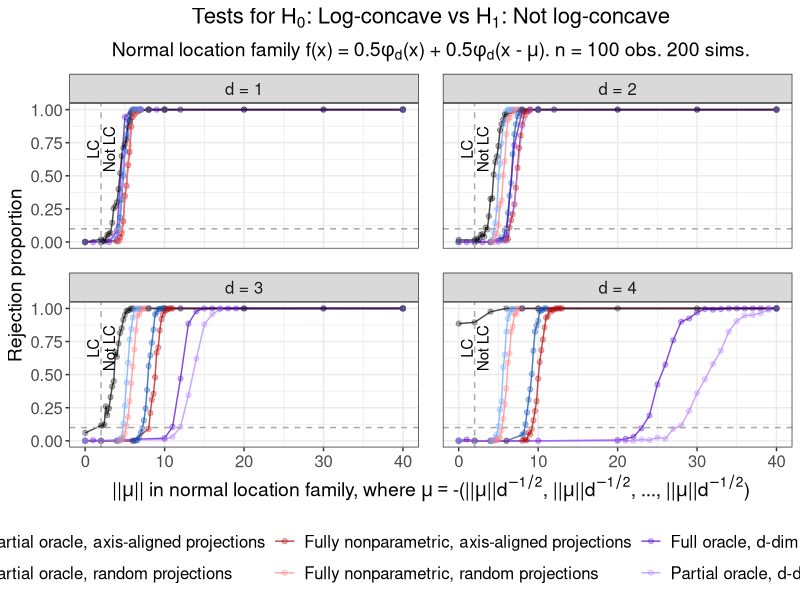
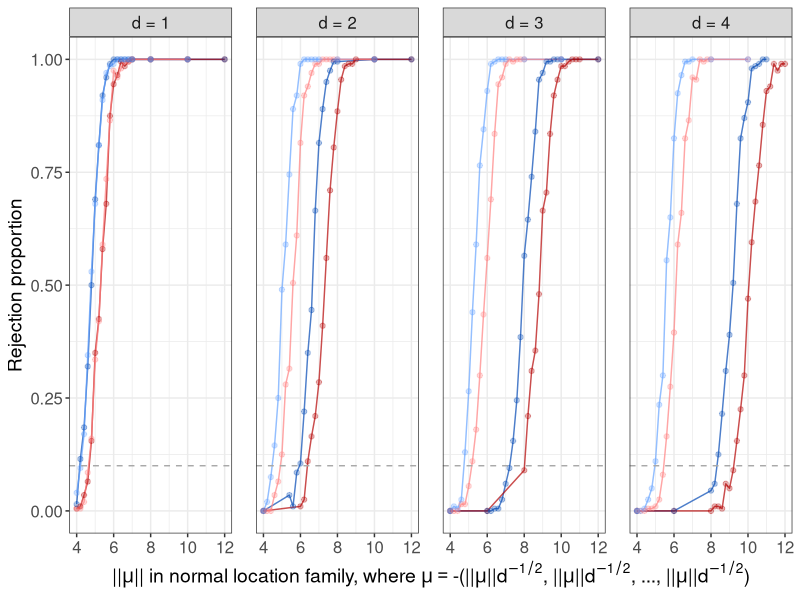

These figures' R source, in order:
# Create Figure 5 in main paper.
# Plot results for tests of
# H_0: log-concave versus H_1: not log-concave.
# Use normal mixture where mean of second component is 
# mu = -(||mu||*d^{-1/2}, ||mu||*d^{-1/2}, ..., ||mu||*d^{-1/2}).

suppressMessages(library(data.table))
suppressMessages(library(tidyverse))

# Create theme
paper_theme <- theme_bw() +
  theme(plot.title = element_text(hjust = 0.5, size = 16),
        plot.subtitle = element_text(hjust = 0.5, size = 14),
        legend.title = element_text(size = 14),
        axis.title = element_text(size = 14),
        legend.text = element_text(size = 12),
        axis.text = element_text(size = 12),
        strip.text = element_text(size = 12),
        panel.spacing = unit(1.2, "lines"))

# Read in data
perm_test <- fread("sim_data/fig05_perm_test.csv") %>% 
  mutate(Method = "Permutation test")

full_oracle_ddim <- fread("sim_data/fig05_full_oracle_ddim.csv") %>% 
  mutate(Method = "Full oracle, d-dim")

partial_oracle_ddim <- fread("sim_data/fig05_partial_oracle_ddim.csv") %>% 
  mutate(Method = "Partial oracle, d-dim")

partial_oracle_axis <- fread("sim_data/fig05_partial_oracle_axis.csv") %>% 
  mutate(Method = "Partial oracle, axis-aligned projections")

fully_NP_axis <- fread("sim_data/fig05_fully_NP_axis.csv") %>% 
  mutate(Method = "Fully nonparametric, axis-aligned projections")

partial_oracle_randproj <- fread("sim_data/fig05_partial_oracle_randproj.csv") %>% 
  mutate(Method = "Partial oracle, random projections")

fully_NP_randproj <- fread("sim_data/fig05_fully_NP_randproj.csv") %>% 
  mutate(Method = "Fully nonparametric, random projections")

# Combine results
results <- rbind(perm_test, full_oracle_ddim, partial_oracle_ddim, 
                 partial_oracle_axis, fully_NP_axis, partial_oracle_randproj, 
                 fully_NP_randproj,
                 fill = TRUE)

# Get rejection proportion at each combination
reject_df <- results %>% 
  group_by(n_obs, d, mu_norm, Method, equal_space_mu) %>% 
  dplyr::summarise(reject_prop = mean(reject),
                   sim_count = n())

# Check parameters
stopifnot(unique(perm_test$B) == 99,
          unique(full_oracle_ddim$B) == 100,
          unique(partial_oracle_ddim$B) == 100,
          unique(partial_oracle_axis$B) == 100,
          unique(fully_NP_axis$B) == 100,
          unique(partial_oracle_randproj$B) == 100,
          unique(fully_NP_randproj$B) == 100,
          unique(partial_oracle_randproj$n_proj == 100),
          unique(fully_NP_randproj$n_proj == 100),
          unique(results$n_obs == 100),
          unique(results$equal_space_mu) == 1,
          unique(reject_df$sim_count) == 200)

######################
##### Plot power #####
######################

# Plot rejection proportions at (||mu||*d^{-1/2}, ..., ||mu||*d^{-1/2})
reject_props_equal_spaced <- reject_df %>% 
  mutate(Method = factor(Method,
                         levels = c("Partial oracle, axis-aligned projections",
                                    "Partial oracle, random projections",
                                    "Fully nonparametric, axis-aligned projections",
                                    "Fully nonparametric, random projections",
                                    "Full oracle, d-dim",
                                    "Partial oracle, d-dim",
                                    "Permutation test"),
                         labels = c("Partial oracle, axis-aligned projections",
                                    "Partial oracle, random projections",
                                    "Fully nonparametric, axis-aligned projections",
                                    "Fully nonparametric, random projections",
                                    "Full oracle, d-dim",
                                    "Partial oracle, d-dim",
                                    "Permutation test")),
         d = factor(d, levels = 1:4, 
                    labels = c("d = 1", "d = 2", "d = 3", "d = 4"))) %>%
  ggplot(aes(x = mu_norm, y = reject_prop)) +
  geom_line(aes(col = Method), alpha = 0.7) +
  geom_point(aes(col = Method), alpha = 0.3) +
  geom_hline(yintercept = 0.10, lty = "dashed", col = "darkgrey") +
  geom_vline(xintercept = 2, lty = "dashed", col = "darkgrey") +
  annotate(geom = "text", x = 1, y = 0.7, label = "LC", angle = 90) +
  annotate(geom = "text", x = 3, y = 0.7, label = "Not LC", angle = 90) +
  facet_wrap(. ~ d) +
  labs(x = expression("||"*mu*"|| in normal location family, where"~
                        mu=="-(||"*mu*"||"*d**{-1/2}*", ||"*mu*"||"*d**{-1/2}*
                        ", ..., ||"*mu*"||"*d**{-1/2}*")"), 
       y = "Rejection proportion",
       col = "Method",
       shape = "Log-concave?",
       title = expression("Tests for H"[0]*
                            ": Log-concave vs H"[1]*": Not log-concave"),
       subtitle = expression("Normal location family f(x) = 0.5"*phi[d]*"(x)"~
                               "+ 0.5"*phi[d]*"(x -"~mu*"). n = 100 obs. 200 sims.")) +
  scale_shape_manual(values = c(16, 4)) +
  scale_color_manual(values = c("#0047b3", "#66a3ff", "#b30000", "#ff8080", 
                                "#5200cc", "#b380ff", "black")) +
  paper_theme +
  theme(legend.position = "bottom") +
  guides(colour = guide_legend(nrow = 2))

# Plot rejection proportions at (||mu||*d^{-1/2}, ..., ||mu||*d^{-1/2}) 
# for single dim approaches, zooming in further on ||mu|| \in [4, 12]
reject_props_equal_zoom_onerow <- reject_df %>% 
  filter(mu_norm >= 4, mu_norm <= 12,
         Method %in% c("Partial oracle, axis-aligned projections",
                       "Partial oracle, random projections",
                       "Fully nonparametric, axis-aligned projections",
                       "Fully nonparametric, random projections")) %>%
  mutate(Method = factor(Method,
                         levels = c("Partial oracle, axis-aligned projections",
                                    "Partial oracle, random projections",
                                    "Fully nonparametric, axis-aligned projections",
                                    "Fully nonparametric, random projections"),
                         labels = c("Partial oracle, axis-aligned projections",
                                    "Partial oracle, random projections",
                                    "Fully nonparametric, axis-aligned projections",
                                    "Fully nonparametric, random projections")),
         d = factor(d, levels = 1:4, 
                    labels = c("d = 1", "d = 2", "d = 3", "d = 4"))) %>%
  ggplot(aes(x = mu_norm, y = reject_prop)) +
  geom_line(aes(col = Method), alpha = 0.7) +
  geom_point(aes(col = Method), alpha = 0.3) +
  geom_hline(yintercept = 0.10, lty = "dashed", col = "darkgrey") +
  facet_grid(. ~ d) +
  labs(x = expression("||"*mu*"|| in normal location family, where"~
                        mu=="-(||"*mu*"||"*d**{-1/2}*", ||"*mu*"||"*d**{-1/2}*
                        ", ..., ||"*mu*"||"*d**{-1/2}*")"), 
       y = "Rejection proportion",
       col = "Method",
       shape = "Log-concave?",
       title = NULL,
       subtitle = NULL) +
  scale_shape_manual(values = c(16, 4)) +
  scale_color_manual(values = c("#0047b3", "#66a3ff", "#b30000", "#ff8080")) +
  paper_theme +
  theme(legend.position = "none") +
  guides(colour = guide_legend(nrow = 2))
  
######################
##### Save plots #####
######################

ggsave(plot = reject_props_equal_spaced,
       filename = "sim_plots/figure_05a.pdf",
       width = 13, height = 7)

ggsave(plot = reject_props_equal_zoom_onerow,
       filename = "sim_plots/figure_05b.pdf",
       width = 12, height = 3)
